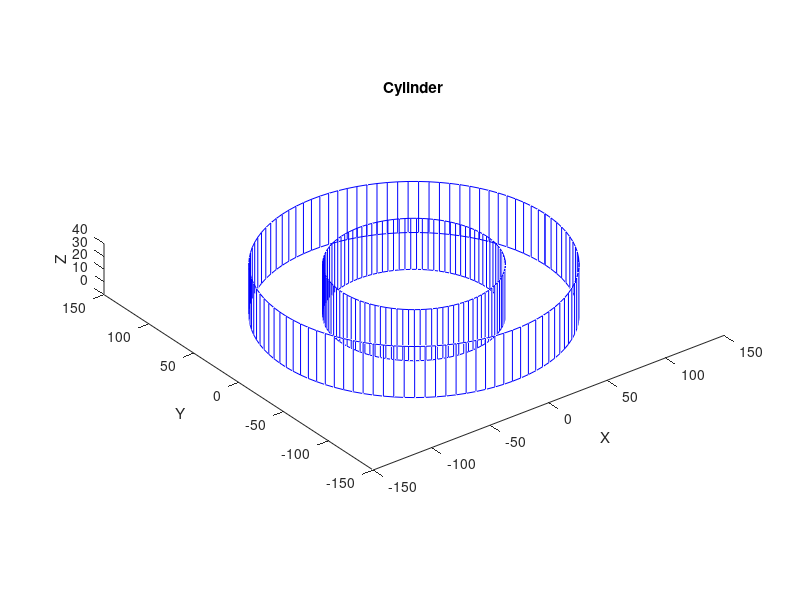

Write MATLAB code to recreate this figure.
% Set the height and radius of the cylinder
height = 40;
radius = 112;

% Define the number of points to use for drawing the cylinder
numPoints = 100;

% Generate the points on the lateral surface of the cylinder
theta = linspace(0, 2*pi, numPoints);
x = radius * cos(theta);
y = radius * sin(theta);

% Create a figure and plot the cylinder
figure;
hold on;

% Plot the lateral surface of the cylinder
for i = 1:numPoints
    z = linspace(0, height, 2);  % Two points to connect with a line
    plot3(x(i)*ones(size(z)), y(i)*ones(size(z)), z, 'blue');
end

% Add caps to the top and bottom of the cylinder
z_top = repmat(height, size(x));
z_bottom = repmat(0, size(x));
plot3(x, y, z_top, 'blue');
plot3(x, y, z_bottom, 'blue');

% Set the aspect ratio and labels
daspect([1 1 1]);
xlabel('X');
ylabel('Y');
zlabel('Z');
title('Cylinder');

% Adjust the view and lighting
view(3);
light('Position',[0 0 1],'Style','infinite');
camlight('left');

% Set the height and radius of the cylinder
height = 40;
radius = 62;

% Define the number of points to use for drawing the cylinder
numPoints = 100;

% Generate the points on the lateral surface of the cylinder
theta = linspace(0, 2*pi, numPoints);
x = radius * cos(theta);
y = radius * sin(theta);

% Create a figure and plot the cylinder

hold on;

% Plot the lateral surface of the cylinder
for i = 1:numPoints
    z = linspace(0, height, 2);  % Two points to connect with a line
    plot3(x(i)*ones(size(z)), y(i)*ones(size(z)), z, 'blue');
end

% Add caps to the top and bottom of the cylinder
z_top = repmat(height, size(x));
z_bottom = repmat(0, size(x));
plot3(x, y, z_top, 'blue');
plot3(x, y, z_bottom, 'blue');

% Set the aspect ratio and labels
daspect([1 1 1]);
xlabel('X');
ylabel('Y');
zlabel('Z');
title('Cylinder');

% Adjust the view and lighting
view(3);
light('Position',[0 0 1],'Style','infinite');
camlight('left');
